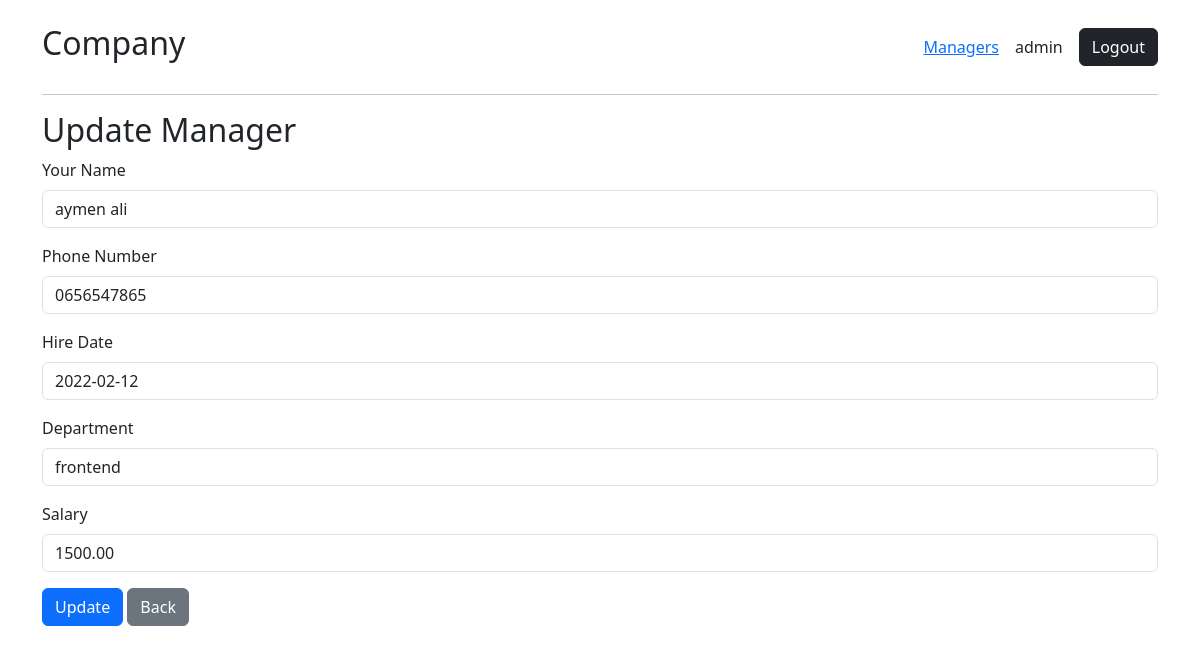
Page /managers/update/2/ (signed in) on the committed database.
### managers/models.py (models this page shows)
class Manager(models.Model):
    name = models.CharField(max_length=100)
    phone_number = models.CharField(max_length=15)
    hire_date = models.DateField()
    department = models.CharField(max_length=100)
    salary = models.DecimalField(max_digits=10, decimal_places=2)

### managers/views.py (the view)
# urls.py: path("update/<int:id>/", views.update, name="managers.update"),
def update(request: HttpRequest, id: int) -> HttpResponse:
    if not request.user.is_authenticated:
        return HttpResponseRedirect(reverse("accounts.login"))
    try:
        manager = Manager.objects.get(id=id)
    except Manager.DoesNotExist:
        return HttpResponseRedirect(reverse("managers.index"))
    if request.method == "POST":
        form = ManagerForm(request.POST)
        if form.is_valid():
            manager.name = form.cleaned_data["name"]
            manager.phone_number = form.cleaned_data["phone_number"]
            manager.hire_date = form.cleaned_data["hire_date"]
            manager.department = form.cleaned_data["department"]
            manager.salary = form.cleaned_data["salary"]
            manager.save()
            return HttpResponseRedirect(reverse("managers.index"))
    else:
        form = ManagerForm(
            initial={
                "name": manager.name,
                "phone_number": manager.phone_number,
                "hire_date": manager.hire_date,
                "department": manager.department,
                "salary": manager.salary,
            }
        )
    return render(request, "managers/update.html", {"form": form})

### managers/templates/managers/update.html (shortened to what this page needs)
{% extends "base.html" %}
{% block body %}
    <h2>Update Manager</h2>
<form action="" method='POST'>
    {% for field in form %}
        <div class="mb-3">
            <label for="{{field.id_for_label}}" class="form-label">{{field.label}}</label>
            {{field}}
        </div>
    {% endfor %}
    <div>
        <button type="submit" class='btn btn-primary'>Update</button>
        <a href={% url "managers.index" %} type="submit" class='btn btn-secondary'>Back</a>
    </div>
</form>
{% endblock body %}

### templates/base.html (shortened to what this page needs)
<!DOCTYPE html>
<html lang="en">
<head>
    {% load static %}
    <link rel="stylesheet" href={% static "bootstrap.min.css" %}>
</head>
<body>
    <div class="container pt-4">
        <header class='d-flex justify-content-between align-items-center mb-4'>
            <h2>Company</h2>
            <nav class='d-flex align-items-center gap-3'>
                <a href={% url "managers.index" %}>Managers</a>
                {% if user.is_authenticated %}
                    <a>{{user}}</a>
                    <form action={% url "logout" %} method="post">
                        <input type='submit' class='btn btn-dark' value='Logout'>
                    </form>
                {% else %}
                    <a href={% url "accounts.register" %}>Register</a>
                    <a href={% url "accounts.login" %}>Login</a>
                {% endif %}
            </nav>
        </header>
        <hr>
        {% block body %}{% endblock body %}
    </div>
</body>
</html>

### rows in the picture
Manager: form "aymen ali" "0656547865" "2022-02-12" "frontend" "1500.00"

### other values in the picture
{{ user }} "admin"
{{ field.label }} "Your Name" "Phone Number" "Hire Date" "Department" "Salary"
